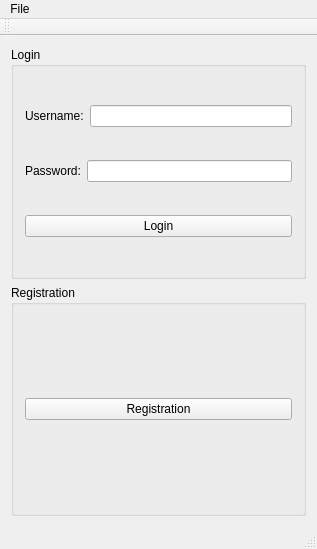
<?xml version="1.0" encoding="UTF-8"?>
<ui version="4.0">
 <class>MainWindow</class>
 <widget class="QMainWindow" name="MainWindow">
  <property name="geometry">
   <rect>
    <x>0</x>
    <y>0</y>
    <width>317</width>
    <height>549</height>
   </rect>
  </property>
  <property name="windowTitle">
   <string>MainWindow</string>
  </property>
  <widget class="QWidget" name="centralWidget">
   <layout class="QVBoxLayout" name="verticalLayout_4">
    <item>
     <widget class="QGroupBox" name="groupBox_login">
      <property name="title">
       <string>Login</string>
      </property>
      <layout class="QVBoxLayout" name="verticalLayout">
       <item>
        <layout class="QHBoxLayout" name="horizontalLayout">
         <item>
          <widget class="QLabel" name="label_Username">
           <property name="text">
            <string>Username:</string>
           </property>
          </widget>
         </item>
         <item>
          <widget class="QLineEdit" name="lineEdit_User">
           <property name="echoMode">
            <enum>QLineEdit::Normal</enum>
           </property>
          </widget>
         </item>
        </layout>
       </item>
       <item>
        <layout class="QHBoxLayout" name="horizontalLayout_2">
         <item>
          <widget class="QLabel" name="label_Password">
           <property name="text">
            <string>Password:</string>
           </property>
          </widget>
         </item>
         <item>
          <widget class="QLineEdit" name="lineEdit_Password">
           <property name="echoMode">
            <enum>QLineEdit::Password</enum>
           </property>
          </widget>
         </item>
        </layout>
       </item>
       <item>
        <widget class="QPushButton" name="pushButton_Login">
         <property name="text">
          <string>Login</string>
         </property>
        </widget>
       </item>
      </layout>
     </widget>
    </item>
    <item>
     <widget class="QGroupBox" name="groupBox">
      <property name="title">
       <string>Registration</string>
      </property>
      <layout class="QVBoxLayout" name="verticalLayout_2">
       <item>
        <widget class="QPushButton" name="pushButton_Registe">
         <property name="text">
          <string>Registration</string>
         </property>
        </widget>
       </item>
      </layout>
     </widget>
    </item>
   </layout>
  </widget>
  <widget class="QMenuBar" name="menuBar">
   <property name="geometry">
    <rect>
     <x>0</x>
     <y>0</y>
     <width>317</width>
     <height>22</height>
    </rect>
   </property>
   <widget class="QMenu" name="menuFile">
    <property name="title">
     <string>File</string>
    </property>
    <addaction name="actionQuit"/>
   </widget>
   <addaction name="menuFile"/>
  </widget>
  <widget class="QToolBar" name="mainToolBar">
   <attribute name="toolBarArea">
    <enum>TopToolBarArea</enum>
   </attribute>
   <attribute name="toolBarBreak">
    <bool>false</bool>
   </attribute>
  </widget>
  <widget class="QStatusBar" name="statusBar"/>
  <action name="actionQuit">
   <property name="text">
    <string>Quit</string>
   </property>
  </action>
 </widget>
 <layoutdefault spacing="6" margin="11"/>
 <resources/>
 <connections/>
</ui>
